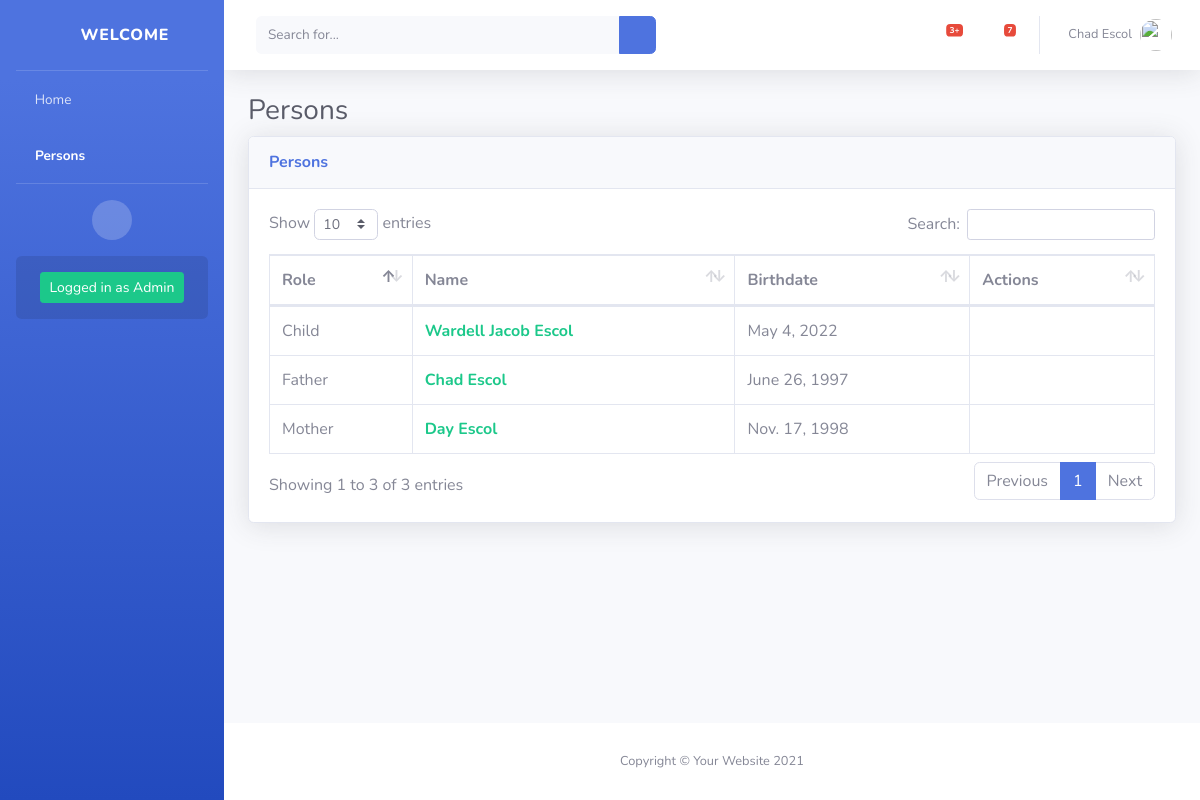
The app's page /dashboard/persons/ (signed in) with its own data.
### backend/models.py (models this page shows)
class Person(models.Model):
    name = models.CharField(max_length=100)
    role = models.ForeignKey(Role, models.RESTRICT)
    birthdate = models.DateField(auto_now=False)
    date_created = models.DateTimeField(auto_now_add=True)

class Role(models.Model):
    id = models.UUIDField(primary_key=True, default=uuid.uuid4, editable=False)
    name = models.CharField(max_length=100)

### backend/views.py (the view, shortened to what this page needs)
# urls.py: path('persons/', persons_page, name='backend-persons-page'),
@login_required
def persons_page(request, action=None, pk=None):
    try:
        context = {
            'data': None,
            'title': 'Persons',
            'module_name': 'Persons',
            'sidebar_active': 'persons'
        }
        context['data'] = Person.objects.all()
        return render(request, 'frontend/persons/index.html', context)
    except Exception as e:
        print(e)

### tags/tags.py (called while the page is built)
@register.simple_tag
def roles():
    return Role.objects.all()

### templates/frontend/persons/index.html (shortened to what this page needs)
{% extends 'base/index.html' %}
{% load static %}
{% load tags %}
{% block styles %}
<link href="{% static 'vendor/datatables/dataTables.bootstrap4.min.css' %}" rel="stylesheet">
{% endblock %}
{% block body %}
<h1 class="h3 mb-2 text-gray-800">{{ module_name }}</h1>
<div class="card shadow mb-4">
    <div
        class="card-header py-3 d-flex flex-row align-items-center justify-content-between">
        <h6 class="m-0 font-weight-bold text-primary">Persons</h6>
        <div class="dropdown no-arrow">
            <a class="dropdown-toggle" href="#" role="button" id="dropdownMenuLink"
                data-toggle="dropdown" aria-haspopup="true" aria-expanded="false">
                <i class="fas fa-ellipsis-v fa-sm fa-fw text-gray-400"></i>
            </a>
        </div>
    </div>
    <div class="card-body">
        <div class="table-responsive">
            <table class="table table-bordered" id="activities_table" width="100%" cellspacing="0">
                <thead>
                    <tr>
                        <th>Role</th>
                        <th>Name</th>
                        <th>Birthdate</th>
                        <th>Actions</th>
                    </tr>
                </thead>
                <tbody>
                    {% for row in data %}
                    <tr>
                        <td>{{ row.role.name }}</td>
                        <td class="font-weight-bold text-success">{{ row.name }}</td>
                        <td>{{ row.birthdate }}</td>
                        <td></td>
                    </tr>
                    {% endfor %}
                </tbody>
            </table>
        </div>
    </div>
</div>
{% endblock %}

### templates/base/index.html (shortened to what this page needs)
{% load static %}
<!DOCTYPE html>
<html lang="en">
<head>
    <link href="{% static 'vendor/fontawesome-free/css/all.min.css' %}" rel="stylesheet" type="text/css">
    <link href="{% static 'css/sb-admin-2.min.css' %}" rel="stylesheet">
    {% block styles %}
    {% endblock %}
</head>
<body id="page-top">
    <div id="wrapper">
        {% include 'base/sidebar.html' %}
        <div id="content-wrapper" class="d-flex flex-column">
            <div id="content">
                {% include 'base/navbar.html' %}
                <div class="container-fluid">
                    {% block body %}
                    {% endblock %}
                </div>
            </div>
            <footer class="sticky-footer bg-white">
                <div class="container my-auto">
                    <div class="copyright text-center my-auto">
                        <span>Copyright &copy; Your Website 2021</span>
                    </div>
                </div>
            </footer>
        </div>
    </div>
</body>
</html>

### templates/base/sidebar.html
<ul class="navbar-nav bg-gradient-primary sidebar sidebar-dark accordion" id="accordionSidebar">
    <a class="sidebar-brand d-flex align-items-center justify-content-center" href="index.html">
        <div class="sidebar-brand-icon rotate-n-15">
            <i class="fas fa-laugh-wink"></i>
        </div>
        <div class="sidebar-brand-text mx-3">WELCOME</div>
    </a>
    <hr class="sidebar-divider my-0">
    <li class="nav-item {% if sidebar_active == 'home' %} active {% endif %}">
        <a class="nav-link" href="{% url 'backend-index-page' %}">
            <i class="fas fa-home"></i>
            <span>Home</span></a>
    </li>
    <li class="nav-item {% if sidebar_active == 'persons' %} active {% endif %}">
        <a class="nav-link" href="{% url 'backend-persons-page' %}">
            <i class="fas fa-user-friends"></i>
            <span>Persons</span></a>
    </li>
    <hr class="sidebar-divider d-none d-md-block">
    <div class="text-center d-none d-md-inline">
        <button class="rounded-circle border-0" id="sidebarToggle"></button>
    </div>
    <div class="sidebar-card d-none d-lg-flex">
        <button class="btn btn-success btn-sm">Logged in as Admin</button>
    </div>
</ul>

### templates/base/navbar.html (shortened to what this page needs)
{% load static %}
<nav class="navbar navbar-expand navbar-light bg-white topbar mb-4 static-top shadow">
    <form
        class="d-none d-sm-inline-block form-inline mr-auto ml-md-3 my-2 my-md-0 mw-100 navbar-search">
        <div class="input-group">
            <input type="text" class="form-control bg-light border-0 small" placeholder="Search for..."
                aria-label="Search" aria-describedby="basic-addon2">
            <div class="input-group-append">
                <button class="btn btn-primary" type="button">
                    <i class="fas fa-search fa-sm"></i>
                </button>
            </div>
        </div>
    </form>
    <ul class="navbar-nav ml-auto">
        <li class="nav-item dropdown no-arrow mx-1">
            <a class="nav-link dropdown-toggle" href="#" id="alertsDropdown" role="button"
                data-toggle="dropdown" aria-haspopup="true" aria-expanded="false">
                <i class="fas fa-bell fa-fw"></i>
                <span class="badge badge-danger badge-counter">3+</span>
            </a>
        </li>
        <li class="nav-item dropdown no-arrow mx-1">
            <a class="nav-link dropdown-toggle" href="#" id="messagesDropdown" role="button"
                data-toggle="dropdown" aria-haspopup="true" aria-expanded="false">
                <i class="fas fa-envelope fa-fw"></i>
                <span class="badge badge-danger badge-counter">7</span>
            </a>
        </li>
        <li class="nav-item dropdown no-arrow">
            <a class="nav-link dropdown-toggle" href="#" id="userDropdown" role="button"
                data-toggle="dropdown" aria-haspopup="true" aria-expanded="false">
                <span class="mr-2 d-none d-lg-inline text-gray-600 small">{{ request.user.first_name }} {{ request.user.last_name }}</span>
                <img class="img-profile rounded-circle"
                    src="{% static 'img/undraw_profile.svg' %}">
            </a>
        </li>
    </ul>
</nav>

### records on screen
Person: role.name "Father", name "Chad Escol", birthdate "June 26, 1997"
Person: role.name "Mother", name "Day Escol", birthdate "Nov. 17, 1998"
Person: role.name "Child", name "Wardell Jacob Escol", birthdate "May 4, 2022"

### other values on screen
{{ request.user.first_name }} "Chad"
{{ request.user.last_name }} "Escol"
{{ module_name }} "Persons"
